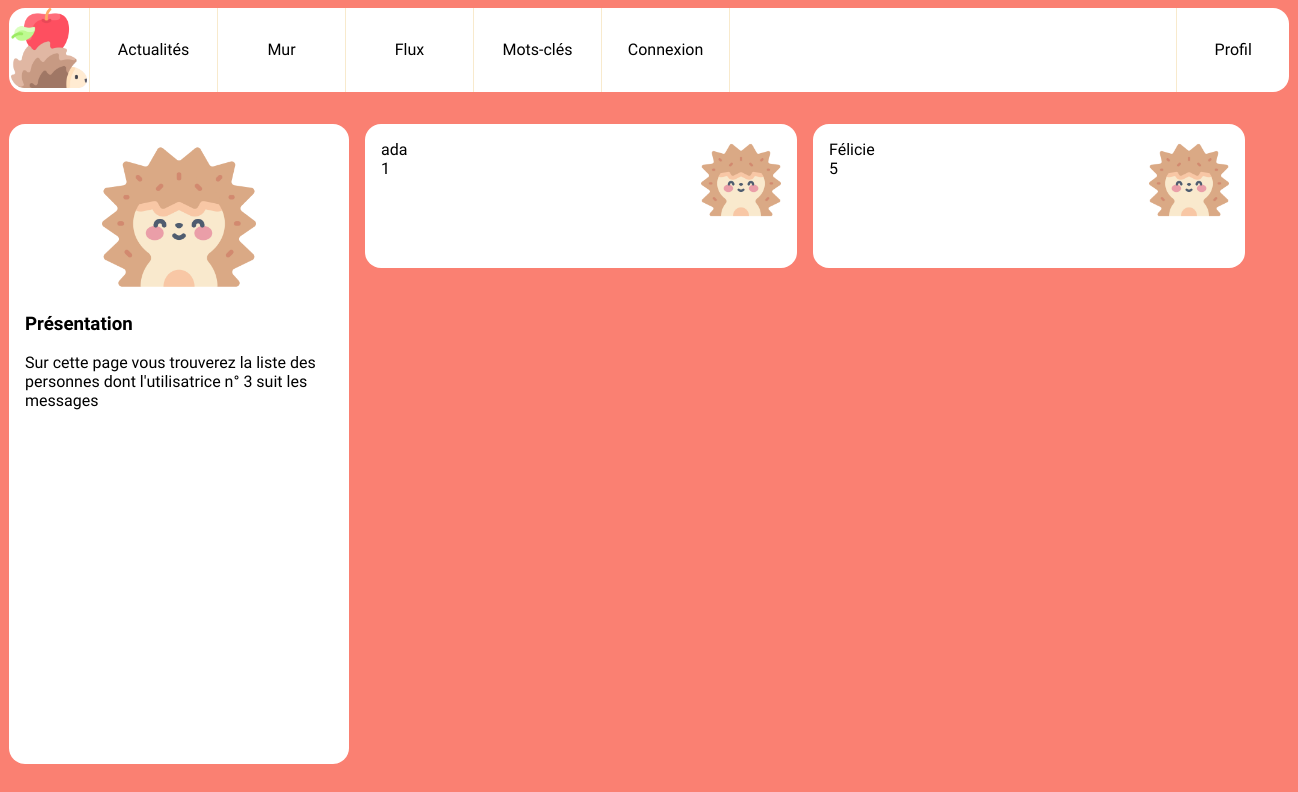
Screenshot of /Niveau1/subscriptions.php?user_id=3 with the database file from the repository.
### tables this page shows
CREATE TABLE `users` (
  `id` int(10) UNSIGNED NOT NULL,
  `email` varchar(255) NOT NULL,
  `password` varchar(255) NOT NULL,
  `alias` varchar(255) NOT NULL
);

### Niveau1/subscriptions.php (the view, shortened to what this page needs)
<div id="wrapper">
    <aside>
        <img src="hedgehog_profile.png" alt="Portrait de l'utilisatrice"/>
        <section>
            <h3>Présentation</h3>
            <p>Sur cette page vous trouverez la liste des personnes dont
                l'utilisatrice n° <?php echo intval($_GET['user_id']) ?> suit les messages
            </p>
        </section>
    </aside>
    <main class='contacts'>
        <?php
        $userId = intval($_GET['user_id']);
        $mysqli = new mysqli("localhost", "root", "root", "socialnetwork");
        $laQuestionEnSql = "
            SELECT users.*
            FROM followers
            LEFT JOIN users ON users.id=followers.followed_user_id
            WHERE followers.following_user_id='$userId'
            GROUP BY users.id
        ";
        $lesInformations = $mysqli->query($laQuestionEnSql);
        while ($userId = $lesInformations->fetch_assoc())
        {  ?>
            <article>
                <img src="hedgehog_profile.png" alt="blason"/>
                <h3><a href="wall.php?user_id=<?php echo $userId['id'] ?>"><?php echo $userId['alias'] ?></a></h3>
                <p><?php echo $userId['id'] ?></p>
            </article>
        <?php } ?>
    </main>
</div>
</body>
</html>

### Niveau1/style.css (style rules this page uses)
body { background-color: salmon; font-family: 'Balsamiq Sans', cursive; }
a { text-decoration: none; color:black; }
body>header { background-color: #fff; display:flex; width:80em; margin:0 auto 2em auto; padding:0; border-radius: 1em; }
body>header img { height:5em; }
body>header #menu { display:flex; width:50%; align-items: stretch; border-left: 1px solid #F8EACD; }
body>header #menu a { flex:1; text-align: center; padding-top:2em; border-right: 1px solid #F8EACD; }
body>header #user { margin-left: auto; flex:0.2; border-left: 1px solid #F8EACD; }
body>header #user>a { display:block; text-align: center; padding:2em 0; width:100%; }
#wrapper { display:flex; width:80em; margin:0 auto 2em auto; }
#wrapper aside { background-color: #fff; flex:1; padding:1em; border-radius: 1em; }
#wrapper aside img { display: block; width:50%; margin:auto; }
#wrapper main { flex:3; padding-left:1em; height: 80vh; overflow-y: scroll; }
#wrapper main article { background-color: #fff; padding:1em; margin-bottom: 1em ; border-radius: 1em; }
#wrapper main article h3 { margin:0; padding:0; font-weight: normal; font-size:1em; }
#wrapper main article p { margin:0; }
.contacts { display:flex; flex-wrap: wrap; align-items:flex-start; align-content: flex-start ; }
.contacts article { width:25em; height:7em; margin-right: 1em; }
.contacts article img { float:right; height: 5em; }

### rows the page displays
users: alias "ada", id "1"
users: alias "Félicie", id "5"

### other values shown
$_GET['user_id'] "3"
